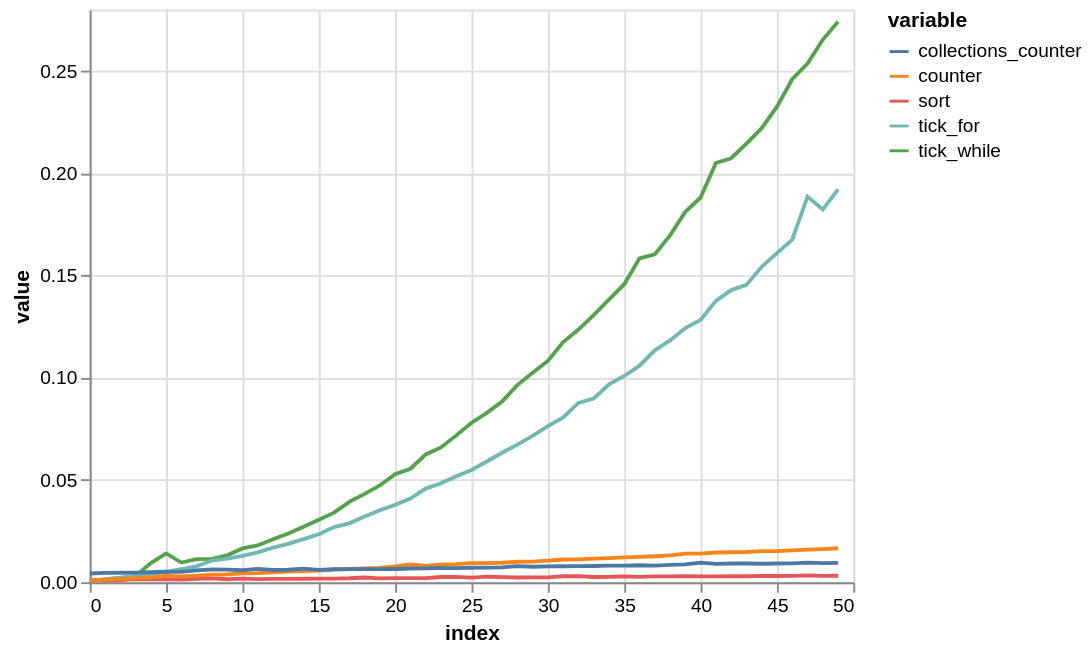

Notebook code for this chart:
### Code cell
from anagram_checker import *
from timeit import timeit
import string
import altair as alt
import pandas as pd

funcs = (
    tick_while,
    tick_for,
    sort,
    counter,
    collections_counter,
    # brute_force,
)

df = pd.DataFrame({
    f.__name__: [timeit(lambda: f("a"*n,"a"*n), number=1000) for n in range(50)] 
    for f in funcs
})

df = df.reset_index().melt(id_vars="index", value_vars=map(lambda f: f.__name__, funcs))

alt.Chart(df.reset_index()).mark_line().encode(
    x="index",
    y="value",
    color="variable"
)

### Figure 1 — Vega-Lite specification as saved in the notebook (floating-point values rounded to 4 significant figures; data arrays with more than 128 entries replaced by an {"elided": "..."} marker saying what was removed)
{"config": {"view": {"continuousWidth": 400, "continuousHeight": 300}}, "data": {"name": "data-994f4ea5793a46e5f6a756cc66475346"}, "mark": "line", "encoding": {"color": {"type": "nominal", "field": "variable"}, "x": {"type": "quantitative", "field": "index"}, "y": {"type": "quantitative", "field": "value"}}, "$schema": "https://vega.github.io/schema/vega-lite/v4.8.1.json", "datasets": {"data-994f4ea5793a46e5f6a756cc66475346": {"elided": "250 records"}}}
